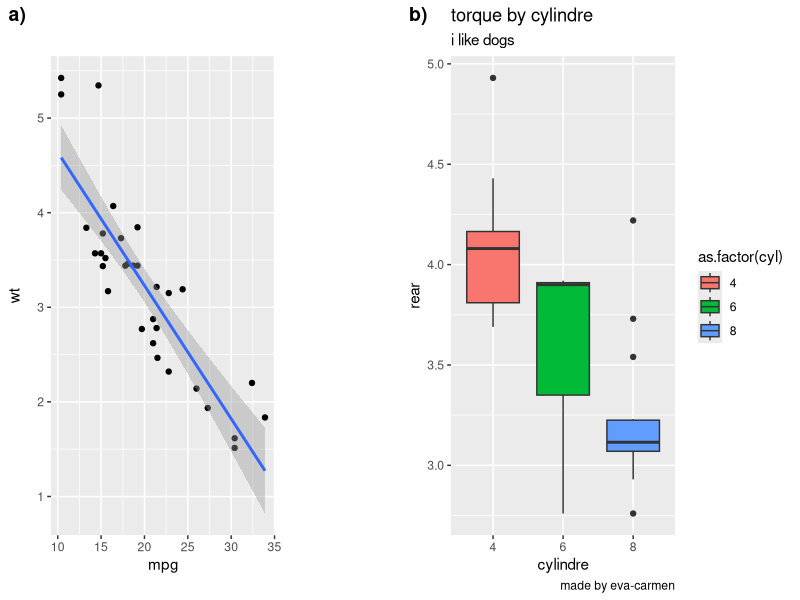

Generate this figure with R:
# code/test1.R
# 1r code pour tester rstudio


# Set up ------------------------------------------------------------------

library(tidyverse)
library(ggpubr)


# Data --------------------------------------------------------------------

mtcars <- mtcars


# Figures -----------------------------------------------------------------

plot1 <- ggplot(data = mtcars, aes(x = mpg, y = wt)) +
  geom_point() +
  geom_smooth(method = "lm", se = TRUE)

plot2 <- ggplot(data=mtcars, aes(x = as.factor(cyl), y = drat)) +
  geom_boxplot(aes( fill = as.factor(cyl))) +
  labs(x = "cylindre", y = "rear", title = "torque by cylindre", 
       subtitle = "i like dogs", caption = "made by eva-carmen")

plot3 <- ggarrange(plot1, plot2,labels = c("a)", "b)"),align = "hv" )

ggsave("figures/firstplots.png", plot = plot3, width = 15)


# Stats -------------------------------------------------------------------

summary(lm(mpg~wt, data = mtcars)) 

